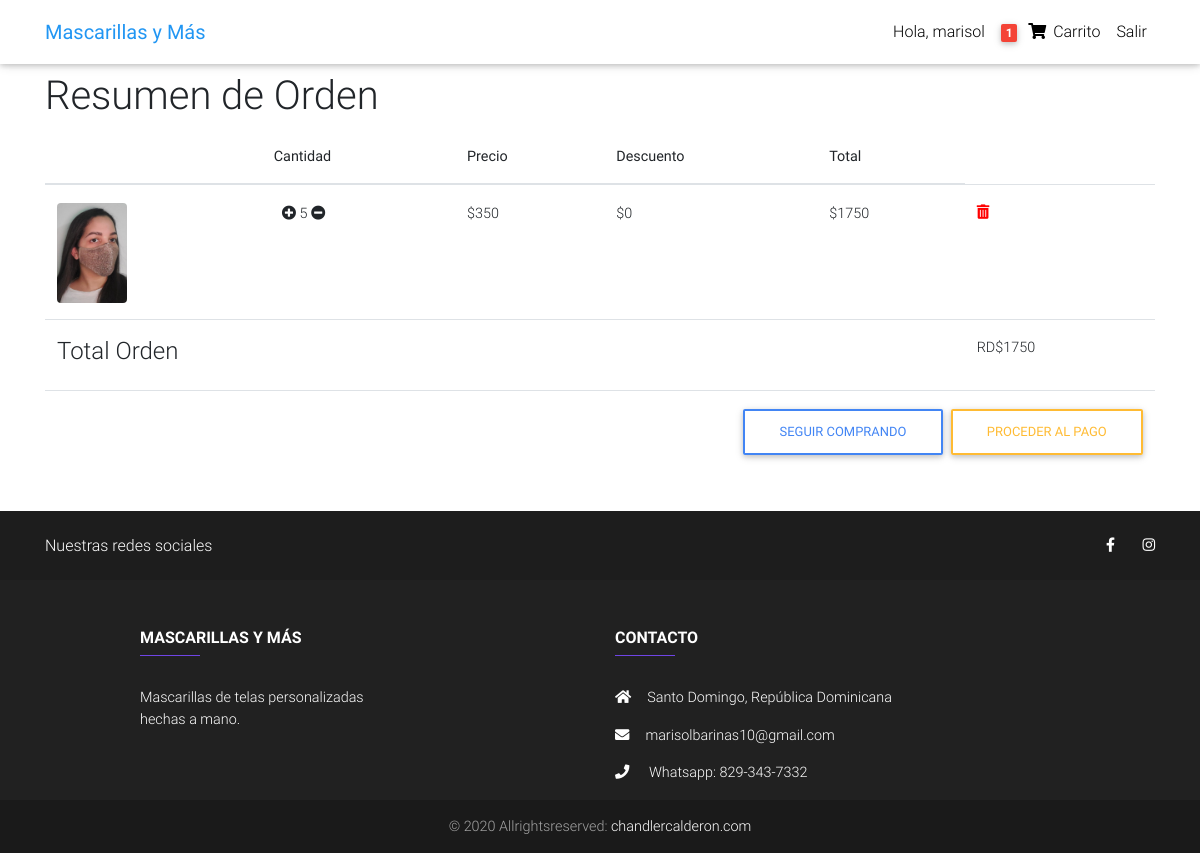
/order-summary/ (signed in), run on the app's committed database.
### catalog/models.py (models this page shows, shortened)
class Order(models.Model):
    user = models.ForeignKey(User, on_delete=models.CASCADE)
    items = models.ManyToManyField(OrderItem)
    promo = models.ManyToManyField(Promo)
    address = models.ForeignKey("Address", on_delete=models.SET_NULL, blank=True, null=True)
    ordered = models.BooleanField(default=False)
    start_date = models.DateTimeField(auto_now_add=True)
    ordered_date = models.DateTimeField()
    def get_total(self):
        total = 0
        for order_item in self.items.all():
            total += order_item.get_final_price()
        if self.promo:
            for promo in self.promo.all():
                total *= (1 - promo.promo_discount)
        return round(total, 2)

class OrderItem(models.Model):
    item = models.ForeignKey(Item, on_delete=models.CASCADE)
    user = models.ForeignKey(User, on_delete=models.CASCADE)
    ordered = models.BooleanField(default=False)
    quantity = models.IntegerField(default=1)
    def get_total_item_price(self):
        return self.quantity * self.item.price
    def get_final_price(self):
        if self.item.discount_price:
            return self.get_total_item_dicount_price()
        else:
            return self.get_total_item_price()
    def get_amount_saved(self):
        return self.get_total_item_price() - self.get_final_price()

class Item(models.Model):
    title = models.CharField(max_length=40)
    price = models.IntegerField()
    discount_price = models.IntegerField(blank=True, null=True)
    slug = models.SlugField()
    status = models.name = models.CharField(max_length=200)
    category = models.CharField(choices=CATEGORY_CHOICES, max_length=2)
    label = models.CharField(choices=LABEL_CHOICES, max_length=2)
    description = models.TextField()
    image = models.ImageField(default='default.jpg', upload_to='static/images')
    def get_add_item_quantity_url(self):
        return reverse('add_item_quantity', kwargs={'slug':self.slug})
    def get_remove_item_quantity_url(self):
        return reverse('remove_item_quantity', kwargs={'slug':self.slug})
    def get_remove_from_cart_summary_url(self):
        return reverse('remove_from_cart_summary', kwargs={'slug':self.slug})

### catalog/views.py (the view)
# urls.py: path('order-summary/', OrderSummaryView.as_view(), name="order_summary"),
class OrderSummaryView(View):
    def get(self, *args, **kwargs):
        order = Order.objects.get(user=self.request.user, ordered=False)
        context = {
            'order': order
        }
        return render(self.request, 'order_summary.html', context)

### catalog/templatetags/cart_template_tags.py (called while the page is built)
@register.filter
def cart_item_count(user):
    if user.is_authenticated:
        qs = Order.objects.filter(user=user, ordered=False)
        if qs.exists():
            order = qs[0]
            return order.items.count()
        else:
            return 0

### templates/order_summary.html (shortened to what this page needs)
{% extends "base.html" %}
{% block content %}
<main class="mt-5 pt-4">
    <div class="container">
        <section class="mb-4">
            {% if order.items.all %}
            <h1>Resumen de Orden</h1>
                <div class="table-responsive text-nowrap">
                    <table class="table">
                        <thead>
                            <tr>
                                <th scope="col"></th>
                                <th scope="col">Cantidad</th>
                                <th scope="col">Precio</th>
                                <th scope="col">Descuento</th>
                                <th scope="col">Total</th>
                            </tr>
                        </thead>
                        <tbody>
                        {% for order_item in order.items.all %}
                            <tr>
                                <th scope="row">
                                    <a href="{% url 'product' order_item.item.slug %}">
                                        <img src="{{order_item.item.image.url}}" height="100px" class="rounded" alt="">
                                    </a>
                                </th>
                                <td>
                                    <a href="{{order_item.item.get_add_item_quantity_url}}">
                                        <i class="fas fa-plus-circle ml-2"></i>
                                    </a>
                                    {{order_item.quantity}}
                                    <a href="{{order_item.item.get_remove_item_quantity_url}}">
                                        <i class="fas fa-minus-circle mr-2"></i>
                                    </a>
                                </td>
                                {% if order_item.item.discount_price %}
                                    <td>${{order_item.item.discount_price}}</td>
                                {% else %}
                                    <td>${{order_item.item.price}}</td>
                                {% endif %}
                                <td>${{order_item.get_amount_saved}}</td>
                                <td>${{order_item.get_final_price}}</td>
                                <td>
                                   <a href="{{order_item.item.get_remove_from_cart_summary_url}}">
                                        <span style="color: red;" >
                                            <i class="fas fa-trash-alt"></i>
                                        </span>
                                    </a>
                                </td>
                            </tr>
                            {% empty %}
                            <tr>
                                <td colspan="5">
                                    <a href="{% url 'home' %}" class="btn btn-outline-primary float-right">Seguir comprando</a>
                                </td>
                            </tr>
                        {% endfor %}
                        {% if order.get_total %}
                        <tr>
                            <td colspan="5">
                                <h4>Total Orden</h4>
                            </td>
                            <td colspan="1">
                                RD${{order.get_total}}
                            </td>
                        </tr>
                        <tr>
                            <td colspan="6">
                                <a href="{% url 'checkout' %}" class="btn btn-outline-warning float-right ml-2">Proceder al pago</a>
                                <a href="{% url 'home' %}" class="btn btn-outline-primary float-right">Seguir comprando</a>
                            </td>
                        </tr>
                        {% endif %}
                        </tbody>
                    </table>
                    {% else %}
                    <h4 class="text-center mt-5 pt-4">No hay productos en el carrito</h4>
                    <a href="{% url 'home' %}" class="mt-5 btn btn-outline-primary">Seguir Comprando</a>
                    {% endif %}
                </div>
        </section>
    </div>
</main>
{% endblock content %}

### templates/base.html (shortened to what this page needs)
{% load static %}
{% load cart_template_tags %}
<!doctype html>
<html lang="en">
<head>
  <link rel="stylesheet" href="https://use.fontawesome.com/releases/v5.11.2/css/all.css">
  <link href="{% static 'css/bootstrap.min.css' %}" rel="stylesheet">
  <link href="{% static 'css/mdb.min.css' %}" rel="stylesheet">
  <link href="{% static 'css/style.min.css' %}" rel="stylesheet">
</head>
<body>
  <nav class="navbar fixed-top navbar-expand-lg navbar-light white scrolling-navbar">
    <div class="container">
      <a class="navbar-brand waves-effect" href="/" >
        <strong class="blue-text">Mascarillas y Más</strong>
      </a>
      <div class="collapse navbar-collapse" id="navbarSupportedContent">
        <ul class="navbar-nav nav-flex-icons">
          {% if request.user.is_authenticated %}
          <li class="nav-item">
            <a class="nav-link waves-effect" href="#">Hola, {{request.user.username}}
            </a>
          </li>
          <li class="nav-item">
            <a href="{% url 'order_summary' %}" class="nav-link waves-effect">
              <span class="badge red z-depth-1 mr-1">{{ request.user|cart_item_count }}</span>
              <i class="fas fa-shopping-cart"></i>
              <span class="clearfix d-none d-sm-inline-block"> Carrito </span>
            </a>
          </li>
          <li class="nav-item">
            <a class="nav-link waves-effect" href="{% url 'account_logout' %}">Salir
            </a>
          </li>
          {% endif %}
        </ul>
      </div>
    </div>
  </nav>
  {% block content %}{% endblock %}
<footer class="page-footer font-small elegant-color-dark">
  <div style="background-color: #1d1d1d;">
    <div class="container">
      <div class="row py-4 d-flex align-items-center">
        <div
          class="col-md-6 col-lg-5 text-center text-md-left mb-4 mb-md-0"
        >
          <h6 class="mb-0">Nuestras redes sociales</h6>
        </div>
        <div class="col-md-6 col-lg-7 text-center text-md-right">
          <a class="fb-ic">
            <i class="fab fa-facebook-f white-text mr-4"> </i>
          </a>
          <a class="ins-ic">
            <i class="fab fa-instagram white-text"> </i>
          </a>
        </div>
      </div>
    </div>
  </div>
  <div class="container text-center text-md-left mt-5">
    <div class="row mt-3">
      <div class="col-md-3 col-lg-4 col-xl-3 mx-auto mb-4">
        <h6 class="text-uppercase font-weight-bold">Mascarillas y Más</h6>
        <hr
          class="deep-purple accent-2 mb-4 mt-0 d-inline-block mx-auto"
          style="width: 60px;"
        />
        <p>
          Mascarillas de telas personalizadas hechas a mano.
        </p>
      </div>
      <div class="col-md-5 col-lg-5 col-xl-5 mx-auto mb-md-0 mb-4">
        <h6 class="text-uppercase font-weight-bold">Contacto</h6>
        <hr
          class="deep-purple accent-2 mb-4 mt-0 d-inline-block mx-auto"
          style="width: 60px;"
        />
        <p><i class="fas fa-home mr-3"></i>Santo Domingo, República Dominicana</p>
        <p><i class="fas fa-envelope mr-3"></i>marisolbarinas10@gmail.com</p>
        <p><i class="fas fa-phone mr-3"></i> Whatsapp: 829-343-7332</p>
      </div>
    </div>
  </div>
  <div class="footer-copyright text-center py-3">
    © 2020 Allrightsreserved:
    <a href="http://chandlercalderon.com">chandlercalderon.com</a>
  </div>
</footer>
</body>
</html>

### templates/base.html (style rules this page uses)
html, body, header, .carousel { height: 60vh; }

### data on the page
OrderItem: item.image (picture), quantity "5", item.price "350", get_amount_saved "0", get_final_price "1750"
Order: get_total "1750"

### other printed values
{{ request.user.username }} "marisol"
{{ request.user|cart_item_count }} "1"
